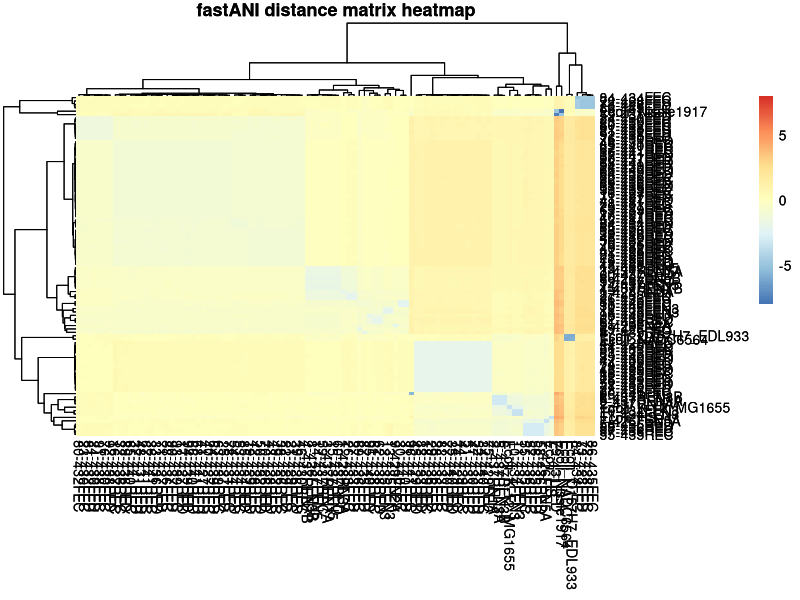
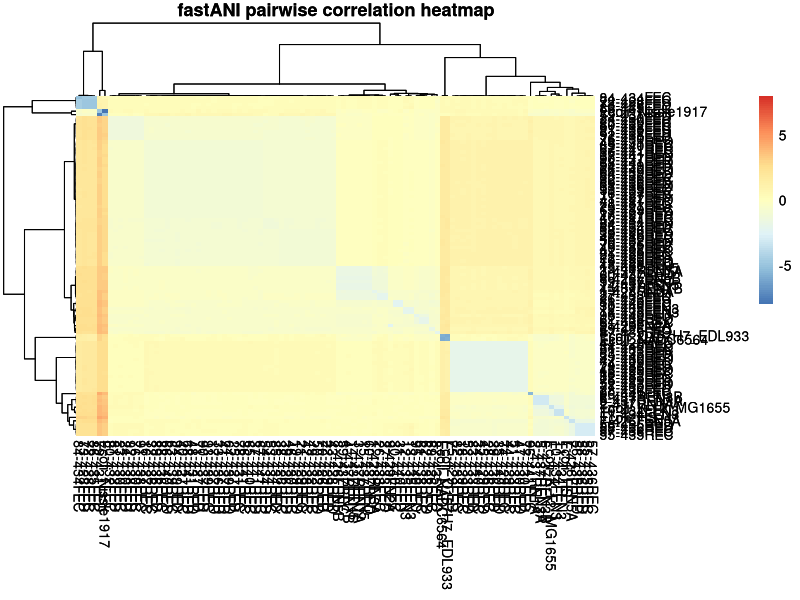
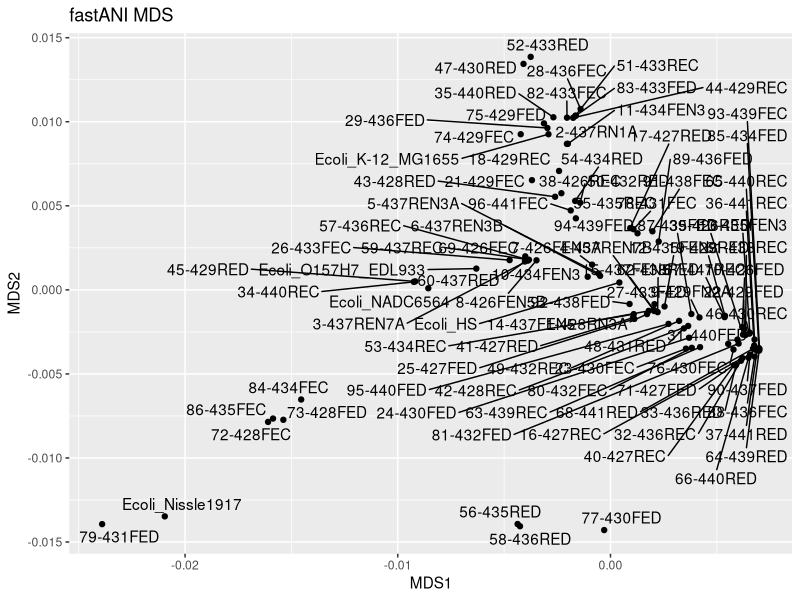
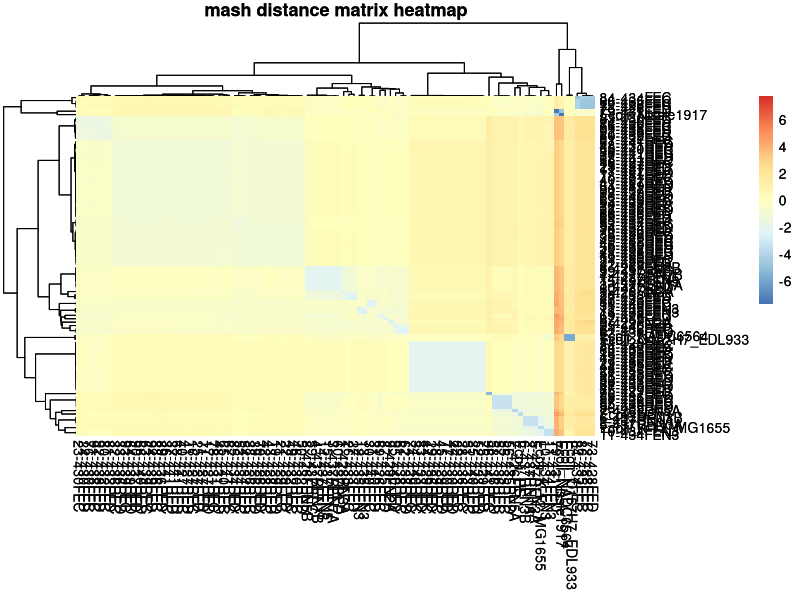
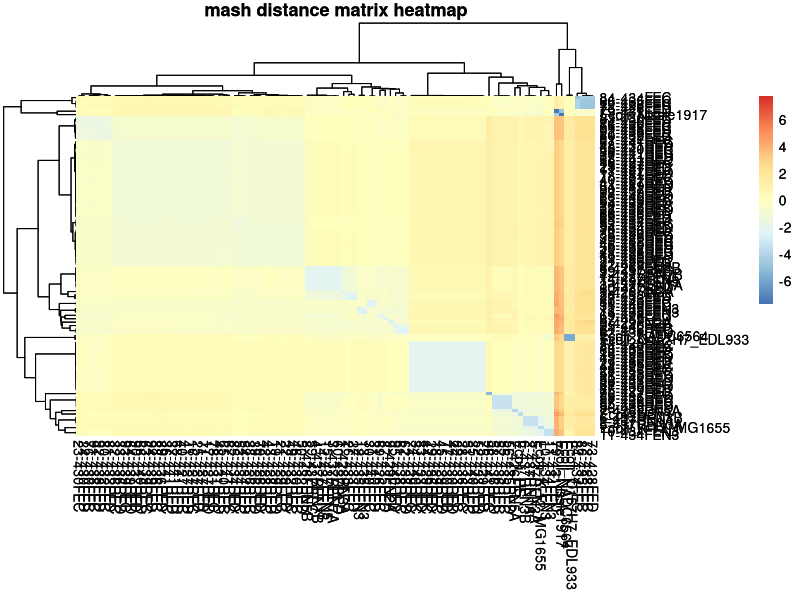
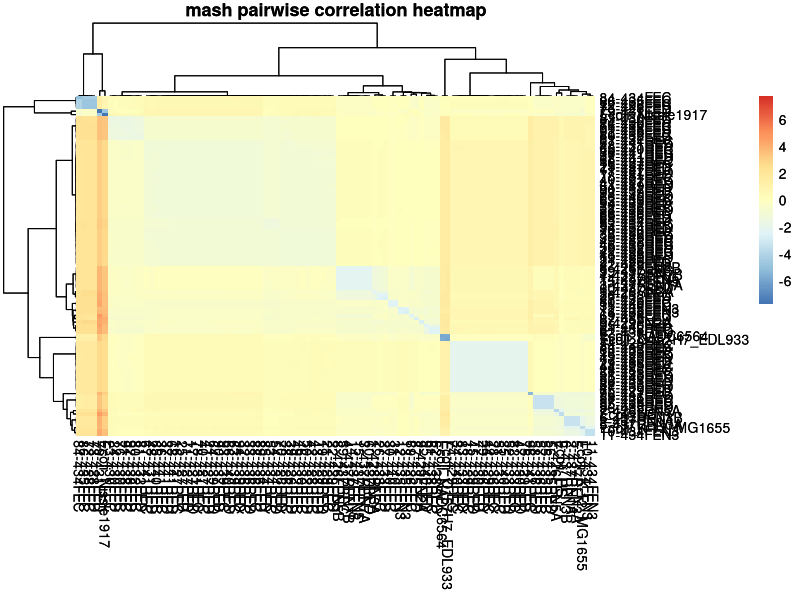
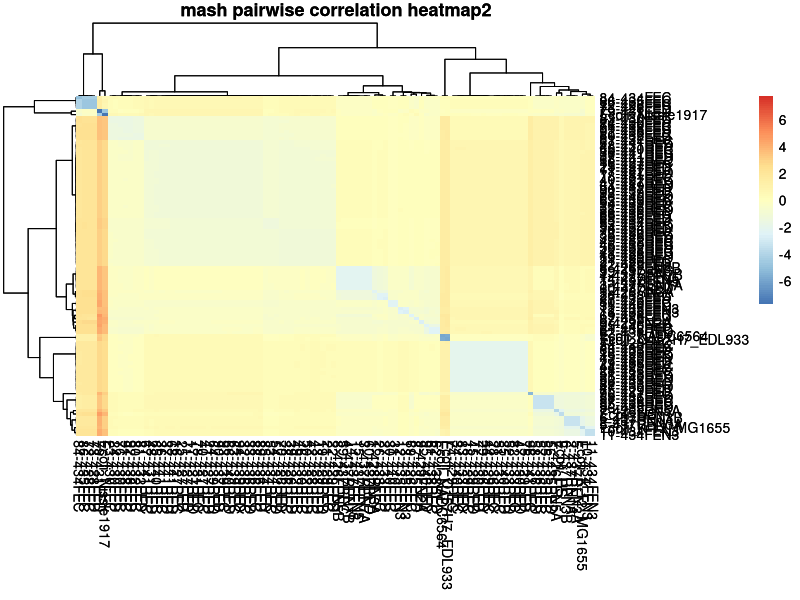
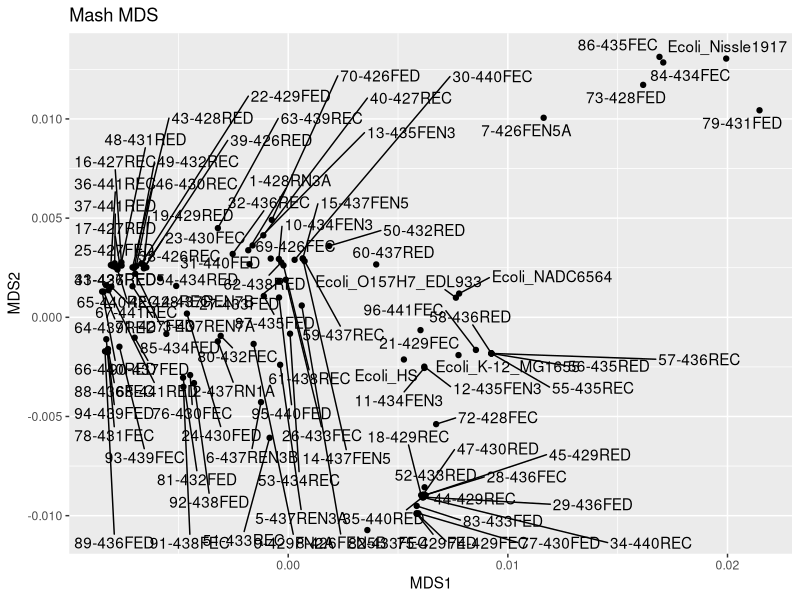

Here is the R script that generated these plots, in order: (Note: this script raises an error after producing the figures.)
#####################################################################################################
#FS19C QC - MDS of fastANI and Mash output
#Kathy Mou

#Purpose: Convert ANI pairwise genome-genome similarity calculations of fastANI and mash output to a distance matrix and visualize distance matrices with MDS and heatmaps.

#Load library packages
library(ggplot2)
library(tidyverse)
library(ggrepel) #for geom_text_repel()
library(pheatmap)
library(gtools) #for mixedorder() to sort reference_id numerically, which has mixed numeric and characters

sessionInfo()
#R version 4.0.2 (2020-06-22)

#####################################################################################################

#In mash and fastani files, I removed extra path names (/home/..., _pol.fasta and .fasta) from elements in reference_id and query_id 
#in excel before importing distances.tab to R so that distance calculation would work
#Otherwise, it produces errors saying duplicate 'row.names' are not allowed, non-unique values when setting 'row.names'
#fastANI gives you ANI similarity in percentage, mash already did the distance calculation for you (hence the small decimal numbers) 
#so you don't need to do distance calculation (1-ANI).
#You will need to convert fastANI ANI percentage values to decimal and then subtract that from 1 to get distance calculation.
#I did a little experiment to see if reordering reference_id of mash file (distance.tab) with mixedorder() would change MDS and 
#heatmap structure compared to if I didn't reorder reference_id. In conclusion, no difference, so don't need to reorder reference_id

################################### FastANI ##################################################################
######## Import fastani file, remove orthologous_matches, total_seq_fragments columns ########
fast_tab <- read_tsv('./Files/fs19cfastanioutput2.out.tab', col_names = c("reference_id", "query_id", "ani", "orthologous_matches", "total_seq_fragments")) %>%
  select(-orthologous_matches) %>% 
  select(-total_seq_fragments) %>% 
  mutate(ani_dist= 1-(ani/100)) %>% #add new ani_dist column to calculate distance
  select(-ani)

######## Make distance matrix ########
fast_dist <- fast_tab %>%
  pivot_wider(names_from = reference_id, values_from=ani_dist) %>%
  column_to_rownames(var='query_id') 

######## Heatmap of fastani distance matrix as another way of looking at clustering ########
#Adapted code from: https://www.datanovia.com/en/blog/clustering-using-correlation-as-distance-measures-in-r/
fast_heatmap <- pheatmap(fast_dist, scale = "row", main = "fastANI distance matrix heatmap")
fast_heatmap
ggsave("FS19C_fastani_heatmap.tiff", plot=fast_heatmap, width = 13, height = 14, dpi = 500, units =c("in"))

######## Pairwise correlation between samples ########
#by columns
cols.cor <- cor(fast_dist, use = "pairwise.complete.obs", method='pearson')
#by rows
rows.cor <- cor(t(fast_dist), use = 'pairwise.complete.obs', method='pearson')

######## Plot heatmap of pairwise correlations ########
fast_corr_heatmap <- pheatmap(fast_dist, scale = 'row',
                              clustering_distance_cols = as.dist(1 - cols.cor),
                              clustering_distance_rows = as.dist(1 - rows.cor),
                              main = "fastANI pairwise correlation heatmap")
fast_corr_heatmap
ggsave("FS19C_fastani_correlation_heatmap.tiff", plot=fast_corr_heatmap, width = 11, height = 14, dpi = 500, units =c("in"))

######## Calculate distance for MDS ########
fast_dist2 <- as.dist(fast_dist) #distance matrix computation that computes distances between rows of a data matrix
head(fast_dist2)

######## Generate MDS ########
fast_mds <- cmdscale(fast_dist2) %>% as.data.frame() %>%
  rownames_to_column(var='reference_id')
#cmdscale = classic MDS of a data matrix

######## Plot MDS ########
plot_fast_mds <-
  fast_mds %>% ggplot(aes(x=V1, y=V2)) +
  geom_point()+
  geom_text_repel(aes(label=reference_id), max.overlaps = 50) +
  labs(x='MDS1', y='MDS2') +
  ggtitle("fastANI MDS")
plot_fast_mds
ggsave("FS19C_fastaniMDS.tiff", plot=plot_fast_mds, width = 9, height = 8, dpi = 500, units =c("in"))

############################################ Mash #########################################################
######## Import mash file, add ani_dist column, remove pvalue, matching_hashes columns ########
mash_tab <- read_tsv('./Files/distances.tab', col_names = c("reference_id", "query_id", "ani_dist", "pvalue", "matching_hashes")) %>%
  select(-pvalue) %>% 
  select(-matching_hashes)
mash_tab2 <- mash_tab[mixedorder(as.character(mash_tab$reference_id)),] #I reordered reference_id to make samples list in numerical order versus 
#ordering like 1, 10-19, 2, 20-29, etc.
#I hoped this could fix FS19C_mash_correlation_heatmap.tiff so that it could list samples on the right of heatmap in the same order as 
#FS19C_fastani_correlation_heatmap.tiff. Did not work :(

######## Make distance matrix ########
#mash_dist with mash_tab
mash_dist <- mash_tab %>%
  arrange(reference_id) %>% 
  pivot_wider(names_from = reference_id, values_from=ani_dist) %>%
  column_to_rownames(var='query_id')

#mash_dist2 with mash_tab2
mash_dist2 <- mash_tab2 %>%
  arrange(reference_id) %>% 
  pivot_wider(names_from = reference_id, values_from=ani_dist) %>%
  column_to_rownames(var='query_id')

######## Heatmap of mash distance matrix as another way of looking at clustering ########
#using mash_dist
mash_heatmap <- pheatmap(mash_dist, scale = "row", main = "mash distance matrix heatmap")
mash_heatmap
ggsave("FS19C_mash_heatmap.tiff", plot=mash_heatmap, width = 13, height = 14, dpi = 500, units =c("in"))

#using mash_dist2
mash_heatmap2 <- pheatmap(mash_dist2, scale = "row", main = "mash distance matrix heatmap")
mash_heatmap2 #looks the same as mash_heatmap

######## Pairwise correlation between samples (columns) ########
#using mash_dist
cols.cor.mash <- cor(mash_dist, use = "pairwise.complete.obs", method='pearson')
#pairwise correlation between samples (rows)
rows.cor.mash <- cor(t(mash_dist), use = 'pairwise.complete.obs', method='pearson')

#using mash_dist2
cols.cor.mash2 <- cor(mash_dist2, use = "pairwise.complete.obs", method='pearson')
#pairwise correlation between samples (rows)
rows.cor.mash2 <- cor(t(mash_dist2), use = 'pairwise.complete.obs', method='pearson')

######## Plot heatmap of pairwise correlations ########
#using mash_dist
mash_corr_heatmap <- pheatmap(mash_dist, scale = 'row',
                              clustering_distance_cols = as.dist(1 - cols.cor.mash),
                              clustering_distance_rows = as.dist(1 - rows.cor.mash),
                              main = "mash pairwise correlation heatmap")
mash_corr_heatmap
ggsave("FS19C_mash_correlation_heatmap.tiff", plot=mash_corr_heatmap, width = 11, height = 14, dpi = 500, units =c("in"))

#using mash_dist2
mash_corr_heatmap2 <- pheatmap(mash_dist2, scale = 'row',
                              clustering_distance_cols = as.dist(1 - cols.cor.mash2),
                              clustering_distance_rows = as.dist(1 - rows.cor.mash2),
                              main = "mash pairwise correlation heatmap2")
mash_corr_heatmap2 #looks the same as mash_corr_heatmap

######## Calculate distance for MDS ########
#using mash_dist
mash_distA <- as.dist(mash_dist) #distance matrix computation that computes distances between rows of a data matrix
head(mash_distA)

#using mash_dist2
mash_distB <- as.dist(mash_dist2) #distance matrix computation that computes distances between rows of a data matrix
head(mash_distB)

######## Generate MDS ########
#using mash_distA
mash_mdsA <- cmdscale(mash_distA) %>% as.data.frame() %>%
  rownames_to_column(var='reference_id')
#cmdscale = classic MDS of a data matrix

#using mash_distB
mash_mdsB <- cmdscale(mash_distB) %>% as.data.frame() %>%
  rownames_to_column(var='reference_id')

######## Plot MDS ########
#using mash_mdsA
plot_mash_mdsA <-
  mash_mdsA %>% ggplot(aes(x=V1, y=V2)) +
  geom_point()+
  geom_text_repel(aes(label=reference_id), max.overlaps = 50) +
  labs(x='MDS1', y='MDS2') +
  ggtitle("Mash MDS")
plot_mash_mdsA
ggsave("FS19C_mashMDS.tiff", plot=plot_mash_mdsA, width = 9, height = 8, dpi = 500, units =c("in"))

#using mash_mdsB
plot_mash_mdsB <-
  mash_mdsB %>% ggplot(aes(x=V1, y=V2)) +
  geom_point()+
  geom_text_repel(aes(label=reference_id), max.overlaps = 50) +
  labs(x='MDS1', y='MDS2') +
  ggtitle("Mash MDS")
plot_mash_mdsB #exact same plot as plot_mash_mdsA
ggsave("FS19C_mashMDS2.tiff", plot=plot_mash_mdsB, width = 9, height = 8, dpi = 500, units =c("in")) #this is a different mashMDS after I used mixedorder on reference_id





###################################### Jules sample code ###############################################################
ani_tab <- read_tsv('./Files/ANIm_percentage_identity.tab') %>%
  pivot_longer(cols = -X1, names_to='genome', values_to='ANI') %>%
  mutate(ani_dist=1-ANI) %>%
  select(-ANI)

ani_dist <- ani_tab %>%
  pivot_wider(names_from = genome, values_from=ani_dist) %>%
  column_to_rownames(var='X1') %>%
  as.dist()

ani_mds <- cmdscale(ani_dist) %>% as.data.frame() %>%
  rownames_to_column(var='genome')

p_mds <-
  ani_mds %>% ggplot(aes(x=V1, y=V2)) +
  geom_point()+
  geom_text_repel(aes(label=genome), max.overlaps = 50) +
  labs(x='MDS1', y='MDS2')

p_mds
